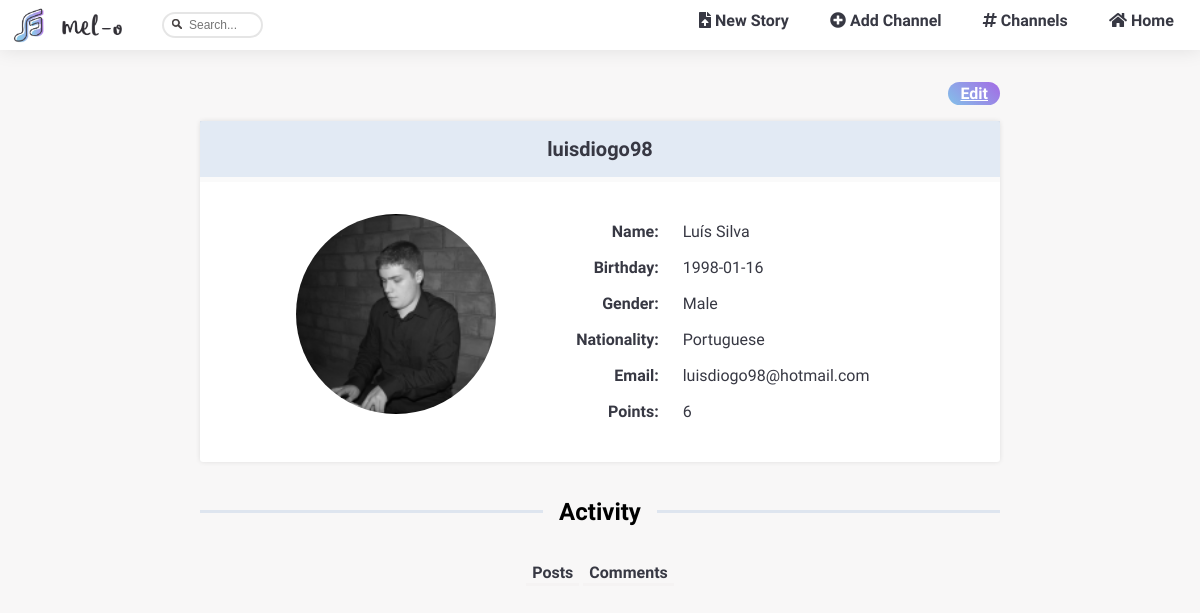
The page /pages/profile.php?user=luisdiogo98 on the database its author committed.
### tables this page shows
CREATE TABLE users (
  username VARCHAR PRIMARY KEY,
  password VARCHAR,
  name VARCHAR,
  birth_day INTEGER,
  gender VARCHAR,
  email VARCHAR,
  nationality VARCHAR,
  points INTEGER
);

### database/db_account.php (called while the page is built, shortened)
<?php
  include('../database/db_connection.php');
  function getUserData($username)
  {
    global $db;
    $stmt = $db->prepare('SELECT * FROM users WHERE username = ?');
    $stmt->execute(array($username));
    return $stmt->fetch();
  }
?>

### templates/tpl_account.php (called while the page is built, shortened)
<?php
function getUserImage($username){
  if($username!=null & file_exists("../img/users/originals/$username.png")){
   $img = "../img/users/originals/$username.png";
  }else  $img = "../img/unknownuser.png";
  return $img;
}?>

### templates/tpl_profile.php (shortened to what this page needs)
<?php function printProfile($userdata) {  ?>
  <section id="profile" class= "page nosidebarblockLayout centerCardLayout">
  <a href="../pages/edit_profile.php?user=<?=$userdata['username']?>" id="editProfile" class="gradientButton" type="button" >Edit</a>
    <section id="profileInf" class= "blockStyle">
      <span id="username"><h1 class="sidebarCardHeader sidebarH1 mainCardH1"><?=$userdata['username']?></h1></span>
      <hr class = "invisibleLine">
      <div id ="info">
          <?php $igmsrc = getUserImage($userdata['username']);?>
          <img  id="uploadedImage"  src=<?=$igmsrc?> width=200 height="200" class="roundImage">
            <div id ="personalData">
            <?php if($userdata['name'] != ""){?>
            <span class="alignRight"><b>Name: </b></span><span><?=$userdata['name']?></span>
            <?php } ?>
            <?php if($userdata['birth_day'] != ""){?>
            <span class="alignRight"><b>Birthday: </b></span><span><?=$userdata['birth_day']?></span>
            <?php } ?>
            <?php if($userdata['gender'] != ""){?>
            <span class="alignRight"><b>Gender: </b></span><span><?=$userdata['gender']?></span>
            <?php } ?>
            <?php if($userdata['nationality'] != ""){?>
            <span class="alignRight"><b>Nationality: </b></span><span><?=$userdata['nationality']?></span>
            <?php } ?>
            <?php if($userdata['email'] != ""){?>
            <span class="alignRight"><b>Email: </b></span><span><?=$userdata['email']?></span>
            <?php } ?>
            <span class="alignRight" id="user_points"><b>Points: </b></span><span><?=$userdata['points']?></span>
  </section>
  <?php draw_activity($userdata['username']);?>
<?php } ?>
<?php
function draw_activity($username) { ?>
  <div id="activityDiv" class="activityDiv">
    <hr>
    <span id="activityTitle" class="activityTitle"><h1>Activity</h1></span>
    <hr>
  </div>
  <div id ="links">
    <input type="button" value="Posts" id="Posts" onclick="loadPostsActivity(event)" />
    <input type="button" value="Comments" id="Comments"  onclick="loadPostsActivity(event)" />
  </div>
  <?php
} ?>

### css/style.css (style rules this page uses)
.regularBody { margin: 0 0; grid-template-rows: 1fr auto; overflow-x: hidden; --bg-color : #efebeb66; --font-color: #373843; --search-background-color: #e8e8e8; --error-color: rgba(236, 96, 96, 0.829); --success-color:rgba(87, 236, 94, 0.829); --link-color: rgb(153, 131, 233); --font-hover-color: white; --box-shadow-color: rgba(0,0,0,0.1); --grad-start-color: rgb(131, 193, 233); --grad-end-color: #A46BE5; --washed-out-blue:#aec5e05c; --font: 'Abel'; background: var(--bg-color); font-family: var(--font), sans-serif; width:100%; }
.gradientButton { font-family: var(--font), sans-serif; font-weight: bold; border: none; padding:2px 12px; color:var(--font-hover-color); border-radius:50px; background: linear-gradient(45deg, var(--grad-start-color) 0%,var(--grad-end-color) 100%); }
.invisibleLine { border: 0; clear:both; display:block; width: 100%; background-color:#00000005; height: 5px; margin:0em auto 0em auto; }
.nosidebarblockLayout { grid-area: 2 / 1 / span 1 / span 2; height: fit-content; margin:0; }
.blockStyle { box-shadow: 0px 0px 5px var(--box-shadow-color); font: var(--font); color: var(--font-color); background: white; border-radius: 3px; }
.page { margin: 2em 2em 0 2em; width: 800px; }
@media screen and (min-width: 802px) { .regularBody { display: grid; } }
.roundImage { border-radius: 100px; }
.sidebarCardHeader { color: var(--font-color); font-size: 0.9em; padding: 0.5em 0 0.5em 0; text-align: center; background: var(--washed-out-blue); font-weight: bold; width: 100%; }
.sidebarH1 { text-decoration: none; color: var(--font-color); font-size: 14px; margin:0; }
.mainCardH1 { text-decoration: none; color: var(--font-color); font-size: 20px; margin:0; padding: 0.8em 0 0.8em 0; }
.centerCardLayout { margin-left: auto; margin-right: auto; }
#profile { display:flex; flex-direction: column; }
.alignRight { text-align: right; }
#profile #editProfile { margin: 0 0 1em auto; }
#profile #info { display: flex; padding:2em; }
@media screen and (min-width: 802px) { #profile #info ,#profile form { display: flex; flex-direction: row; justify-content: center; } }
@media screen and (min-width: 802px) { #profileInf > #info img { margin-right: 4em; } }
#profileInf > #info img { margin-bottom: 1em; }
.activityTitle { text-align: center; flex: 0 0 auto; margin: 0 1em 0 1em; }
.activityDiv { display:flex; align-items: center; margin: 1em 0 1em 0; }
.activityDiv hr { flex: 1 1 0; height:3px; background: var(--washed-out-blue); border:none; }
#links { text-align: center; }
#links * { border: none; color:var(--font-color); background: none; font-size: 16px; font: var(--font); border-bottom: 3px solid var(--bg-color); font-weight: bold; }
#profile #textForm, #profile #personalData { display: grid; grid-template-columns: 1fr 2fr; }
#profile #textForm *, #profile #personalData * { margin: 0.5em; color: var(--font-color); font-family: var(--font), sans-serif; }

### rows shown on the page
users: username "luisdiogo98", username (picture), name "Luís Silva", birth_day "1998-01-16", gender "Male", nationality "Portuguese", email "luisdiogo98@hotmail.com", points "6"
